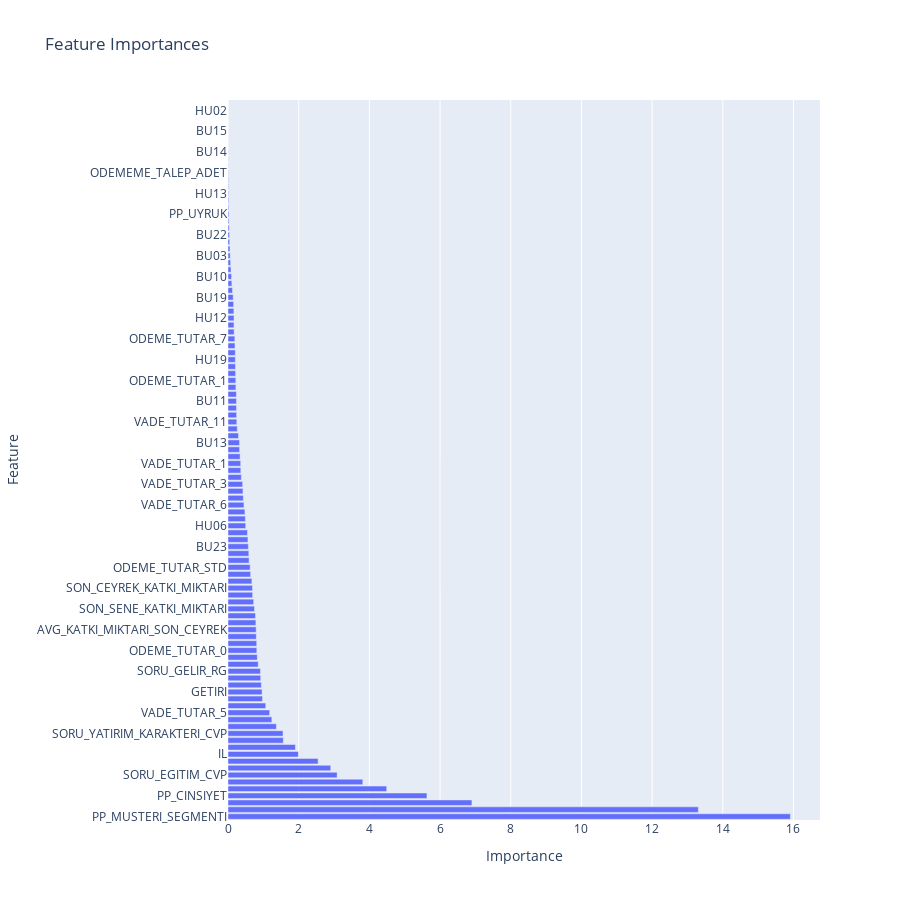

Here is the notebook cell this chart was saved with:
### Code cell
fig = px.bar(importance_df, y='Feature', x='Importance', title='Feature Importances', orientation='h',height=900)
fig.show()

### Figure 1 — Plotly figure (JSON) as saved in the notebook; plotly's stock layout.template omitted (floating-point values rounded to 4 significant figures)
{"data": [{"alignmentgroup": "True", "hovertemplate": "Importance=%{x}<br>Feature=%{y}<extra></extra>", "legendgroup": "", "marker": {"color": "#636efa", "pattern": {"shape": ""}}, "name": "", "offsetgroup": "", "orientation": "h", "showlegend": false, "textposition": "auto", "type": "bar", "x": [15.91, 13.31, 6.902, 5.629, 4.49, 3.815, 3.087, 2.906, 2.549, 1.991, 1.907, 1.565, 1.557, 1.368, 1.24, 1.179, 1.068, 0.977, 0.9642, 0.9436, 0.9262, 0.9177, 0.8547, 0.8284, 0.8157, 0.8127, 0.801, 0.7974, 0.7893, 0.7783, 0.7497, 0.7261, 0.6968, 0.6933, 0.676, 0.6399, 0.6261, 0.5961, 0.5893, 0.5753, 0.5642, 0.5507, 0.5005, 0.4916, 0.479, 0.4517, 0.4338, 0.4237, 0.4144, 0.3772, 0.3628, 0.3591, 0.3426, 0.3289, 0.3279, 0.297, 0.2638, 0.2493, 0.2439, 0.24, 0.2399, 0.2374, 0.2235, 0.2208, 0.215, 0.2121, 0.2085, 0.2072, 0.1981, 0.193, 0.1735, 0.17, 0.1698, 0.1659, 0.1595, 0.147, 0.1277, 0.1094, 0.1016, 0.08472, 0.07447, 0.06268, 0.0557, 0.04839, 0.04171, 0.03465, 0.02526, 0.02484, 0.02001, 0.01854, 0.01553, 0.01532, 0.01441, 0.007928, 0.006809, 0.005934, 0.004523, 0.002992, 0.001895, 0.001647, 0.0006989, 0, 0, 0], "xaxis": "x", "y": ["PP_MUSTERI_SEGMENTI", "AKTIF_ILK_POLICE_RG", "PP_YAS", "PP_CINSIYET", "HU15", "SORU_GELIR_CVP", "SORU_EGITIM_CVP", "HU17", "ODEME_TUTAR_10", "IL", "HU14", "SORU_MEDENI_HAL_RG", "SORU_YATIRIM_KARAKTERI_CVP", "SORU_YATIRIM_KARAKTERI_RG", "ANAPARA", "VADE_TUTAR_5", "ANNUALIZED_RETURN", "AVG_KATKI_MIKTARI_SON_SENE", "GETIRI", "ROI", "BU24", "SORU_GELIR_RG", "SORU_EGITIM_RG", "SON_CEYREK_KATKI_ADET", "ODEME_TUTAR_0", "SON_AY_KATKI_ADET", "KATKI_MIKTARI_GROWTH_RATE_CEYREK_SENE", "AVG_KATKI_MIKTARI_SON_CEYREK", "SON_AY_KATKI_MIKTARI", "AVG_KATKI_MIKTARI_SON_AY", "SON_SENE_KATKI_MIKTARI", "SORU_COCUK_SAYISI_CVP", "BU17", "SON_CEYREK_KATKI_MIKTARI", "ODEME_TUTAR_11", "SON_SENE_KATKI_ADET", "ODEME_TUTAR_STD", "SORU_MEDENI_HAL_CVP", "KATKI_MIKTARI_GROWTH_RATE_AY_CEYREK", "BU23", "BU16", "BU02", "HU06", "BU09", "VADE_TUTAR_0", "VADE_TUTAR_6", "ODEME_TUTAR_5", "ODEME_TUTAR_4", "VADE_TUTAR_3", "VADE_TUTAR_4", "VADE_TUTAR_8", "VADE_TUTAR_1", "HU18", "VADE_ODEME_RATIO", "BU13", "VADE_TUTAR_7", "TOTAL_ODEME_TUTAR", "VADE_TUTAR_11", "TOTAL_VADE_TUTAR", "BU08", "BU11", "ODEME_TUTAR_8", "ODEME_TUTAR_6", "ODEME_TUTAR_1", "VADE_TUTAR_9", "BU01", "HU19", "VADE_TUTAR_2", "ODEME_TUTAR_2", "ODEME_TUTAR_7", "VADE_TUTAR_10", "HU07", "HU12", "ODEME_TUTAR_3", "ODEME_TUTAR_9", "BU19", "HU04", "HU10", "BU10", "BU18", "HU05", "BU03", "HU11", "AVG_VADE_TUTAR", "BU22", "BILGI_TALEP_ADET", "BES_AYRILMA_TALEP_ADET", "PP_UYRUK", "BU20", "BU07", "HU13", "HAYAT_AYRILMA_TALEP_ADET", "HU03", "ODEMEME_TALEP_ADET", "BU04", "BU05", "BU14", "BU21", "HU16", "BU15", "HU01", "BU06", "HU02", "BU12"], "yaxis": "y"}], "layout": {"barmode": "relative", "height": 900, "legend": {"tracegroupgap": 0}, "title": {"text": "Feature Importances"}, "xaxis": {"anchor": "y", "domain": [0, 1], "title": {"text": "Importance"}}, "yaxis": {"anchor": "x", "domain": [0, 1], "title": {"text": "Feature"}}}}
